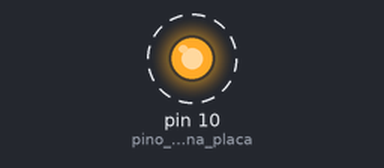
A sketch run on a simulated Arduino Uno, built with avr-gcc and run on an emulated ATmega328P. Shown: output pins drawn as LEDs (lit = HIGH). Dashed ring = blinking. What the sketch prints to the serial monitor is not drawn.

Above: at 0.5 s.
Timing chart, 0 to 4.6 s (numbered marks = the images above):
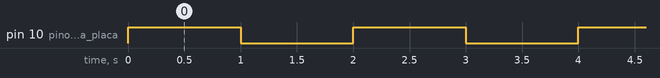

The sketch:

hello_world.ino
```cpp
void setup() {
  // put your setup code here, to run once:
  Serial.begin(9600);
  pinMode(10, OUTPUT); // pino 10 na placa
  Serial.println("Hello World");
}

void loop() {
  // put your main code here, to run repeatedly:
  digitalWrite(10, HIGH);
  delay(1000);
  digitalWrite(10, LOW);
  delay(1000);
}
```

Measured:
- by itself, pin 10 (pino_10_na_placa): alternates HIGH for 1.0 s and LOW for 1.0 s
